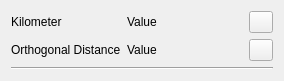
<?xml version="1.0" encoding="UTF-8"?>
<ui version="4.0">
 <class>Form</class>
 <widget class="QWidget" name="Form">
  <property name="geometry">
   <rect>
    <x>0</x>
    <y>0</y>
    <width>284</width>
    <height>81</height>
   </rect>
  </property>
  <property name="windowTitle">
   <string>Form</string>
  </property>
  <layout class="QGridLayout" name="gridLayout">
   <item row="1" column="2">
    <widget class="QPushButton" name="pushButton_ortho">
     <property name="maximumSize">
      <size>
       <width>24</width>
       <height>24</height>
      </size>
     </property>
     <property name="text">
      <string/>
     </property>
    </widget>
   </item>
   <item row="1" column="0">
    <widget class="QLabel" name="label_text_ortho">
     <property name="text">
      <string>Orthogonal Distance</string>
     </property>
    </widget>
   </item>
   <item row="0" column="0">
    <widget class="QLabel" name="label_text_km">
     <property name="text">
      <string>Kilometer</string>
     </property>
    </widget>
   </item>
   <item row="0" column="2">
    <widget class="QPushButton" name="pushbutton_km">
     <property name="maximumSize">
      <size>
       <width>24</width>
       <height>24</height>
      </size>
     </property>
     <property name="text">
      <string/>
     </property>
    </widget>
   </item>
   <item row="0" column="1">
    <widget class="QLabel" name="label_value_km">
     <property name="sizePolicy">
      <sizepolicy hsizetype="Preferred" vsizetype="Preferred">
       <horstretch>1</horstretch>
       <verstretch>0</verstretch>
      </sizepolicy>
     </property>
     <property name="layoutDirection">
      <enum>Qt::LayoutDirection::RightToLeft</enum>
     </property>
     <property name="text">
      <string>Value</string>
     </property>
    </widget>
   </item>
   <item row="1" column="1">
    <widget class="QLabel" name="label_value_ortho">
     <property name="text">
      <string>Value</string>
     </property>
    </widget>
   </item>
   <item row="2" column="0" colspan="3">
    <widget class="Line" name="line">
     <property name="orientation">
      <enum>Qt::Orientation::Horizontal</enum>
     </property>
    </widget>
   </item>
  </layout>
 </widget>
 <resources/>
 <connections/>
</ui>
